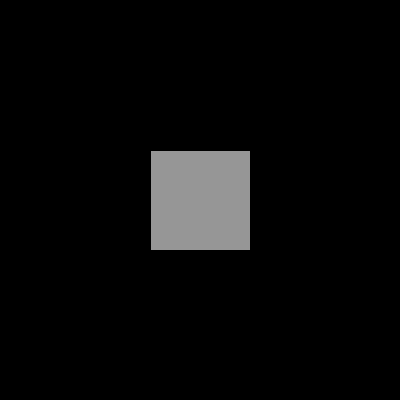
Frame 1 (no input)
Frame 60 (the mouse pressed at the canvas centre just before this capture): identical to frame 1, image omitted
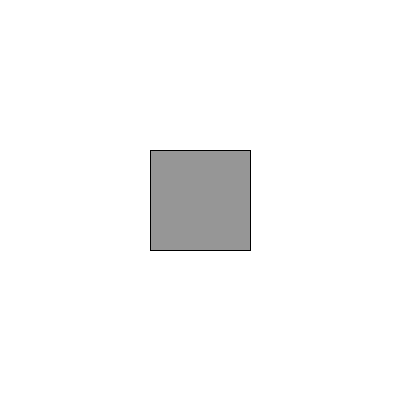
Frame 120 (the mouse held since frame 60 and released just before this capture)

The Processing sketch that drew these frames (run headless with seeded random() and noise(); from frame 60 on, the mouse is pressed at the canvas centre):

// Processing sketch: toggle_button
// ── toggle_button.pde
void setup(){
  size(400, 400);
};


int x = 150;
int y = 150;
int w = 100;
int h = 100;

boolean button = false;

void draw(){
  background(255);
if (button) {
  background(255);
} else {
  background(0);
}
  fill(150);
  rect(x, y, w, h);
};


void mousePressed(){
  if(x < mouseX && mouseX < x+w && y < mouseY && mouseY < y+h) {
  button = !button;
  }};
